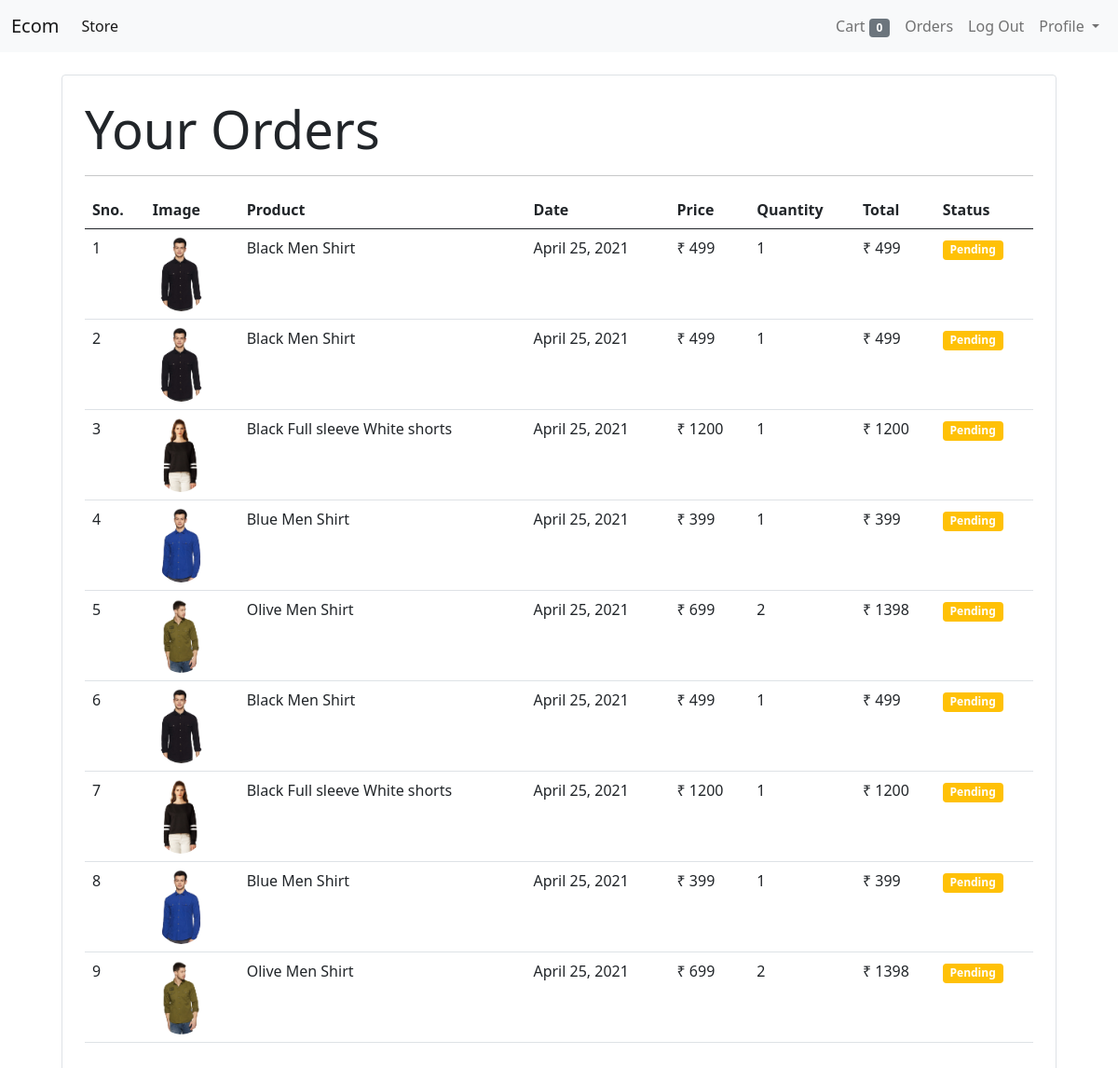
The page /orders (signed in) on the database as committed earlier.
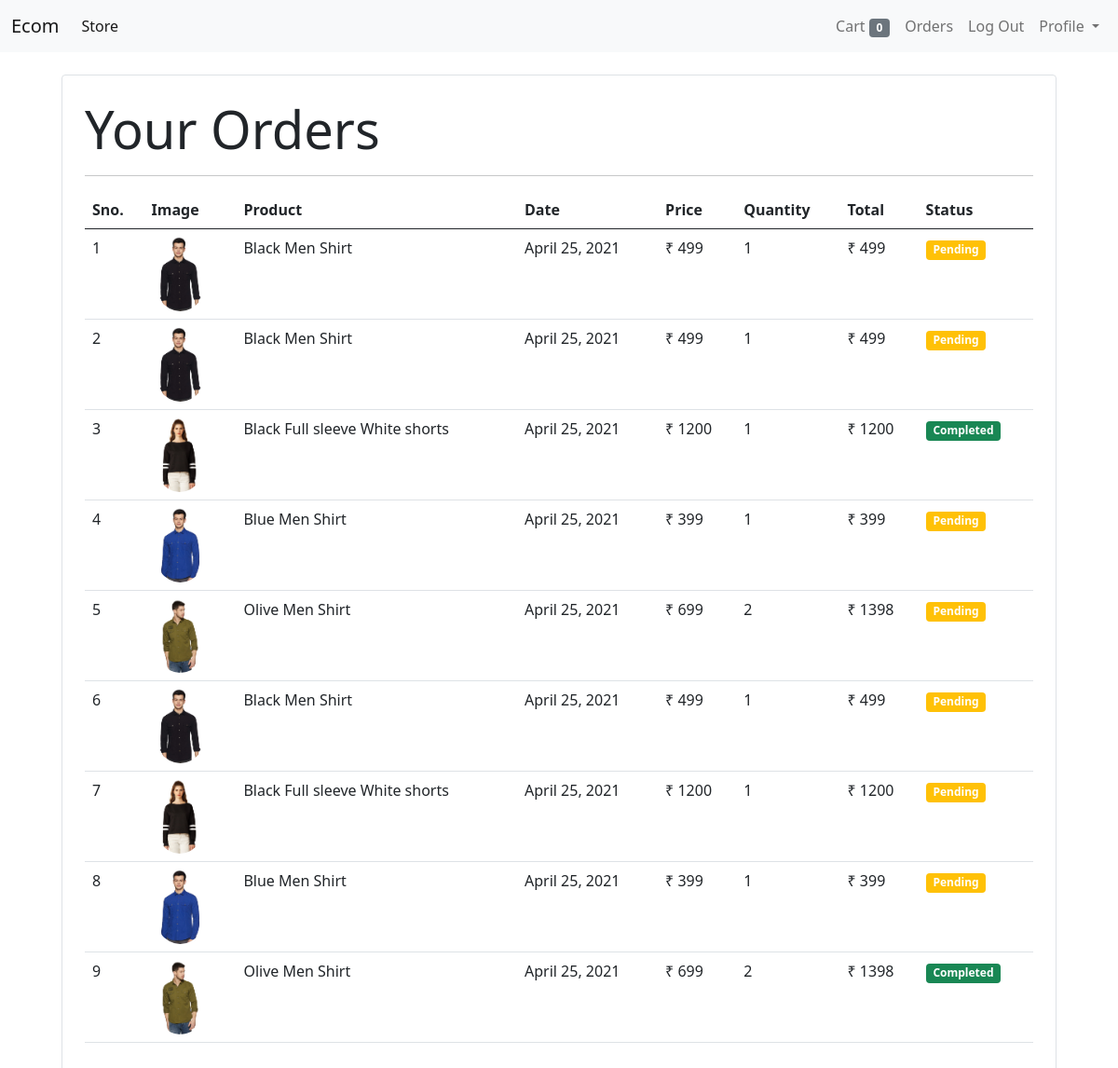
The same page on the database as committed later.
### store/models/orders.py (models this page shows, shortened)
class Order(models.Model):
    product = models.ForeignKey(Product,on_delete=models.CASCADE)
    customer = models.ForeignKey(Customer,on_delete=models.CASCADE)
    quantity = models.IntegerField(default=1)
    price = models.IntegerField()
    address = models.CharField(max_length=50, default='', blank=True)
    phone = models.CharField(max_length=50, default='', blank=True)
    date = models.DateField(default=datetime.datetime.today)
    status = models.BooleanField(default=False)
    @staticmethod
    def get_orders_by_customer(customer_id):
        return Order.objects.filter(customer=customer_id).order_by('-date')

### store/models/product.py (models this page shows, shortened)
class Product (models.Model):
    name = models.CharField(max_length=50)
    price = models.IntegerField(default=0)
    description = models.CharField(max_length=200, default='', null = True, blank=True)
    image = models.ImageField(upload_to='uploads/products/')
    category = models.ForeignKey(Category, on_delete=models.CASCADE)

### store/middlewares/auth.py (the view)
    def middleware(request):
        print(request.session.get('customer'))
        returnUrl = request.META['PATH_INFO']
        print(request.META['PATH_INFO'])
        if not request.session.get('customer'):
           return redirect(f'login?return_url={returnUrl}')
        response = get_response(request)
        return response

### store/templatetags/custom_filter.py (called while the page is built)
@register.filter(name='currency')
def currency(number):
    return "₹ "+str(number)

@register.filter(name='multiply')
def multiply(number , number1):
    return number * number1

### store/views/order.py (called while the page is built)
    def get(self , request ):
        customer = request.session.get('customer')
        orders = Order.get_orders_by_customer(customer)
        print(orders)
        return render(request , 'orders.html'  , {'orders' : orders})

### store/templates/orders.html
{% extends 'base.html' %}
{% block content %}
{% load cart %}
{% load custom_filter %}
<div class="container">
   <div class="border rounded p-4 m-4">
        <p class="display-4 pl-4 ml-4">Your Orders</p>
        <hr>
        <table class="table">
            <thead>
                <tr>
                    <th>Sno.</th>
                    <th>Image</th>
                    <th>Product</th>
                    <th>Date</th>
                    <th>Price</th>
                    <th>Quantity</th>
                    <th>Total</th>
                    <th>Status</th>
                </tr>
            </thead>
            <tbody>
                {% for order in orders %}
                <tr>
                    <td>{{forloop.counter}}</td>
                    <td><img style="height: 80px;" class="rounded-circle" src="{{order.product.image.url}}" alt=""></td>
                    <td>{{order.product.name}}</td>
                    <td>{{order.date}}</td>
                    <td>{{order.price|currency}}</td>
                    <td>{{order.quantity}}</td>
                    <td>{{order.quantity|multiply:order.price|currency}}</td>
                    {% if order.status %}
                    <td><small class="badge bg-success">Completed</small></td>
                    {%else%}
                    <td><small class="badge bg-warning">Pending</small></td>
                    {% endif %}
                </tr>
                {% endfor %}
            </tbody>
        </table>
   </div>
</div>
{% endblock %}

Rows that differ between the two databases and show on the page:
changed Order (number 3 of 9 on the later page): status "Pending" → "Completed"
changed Order (number 9 of 9 on the later page): status "Pending" → "Completed"
